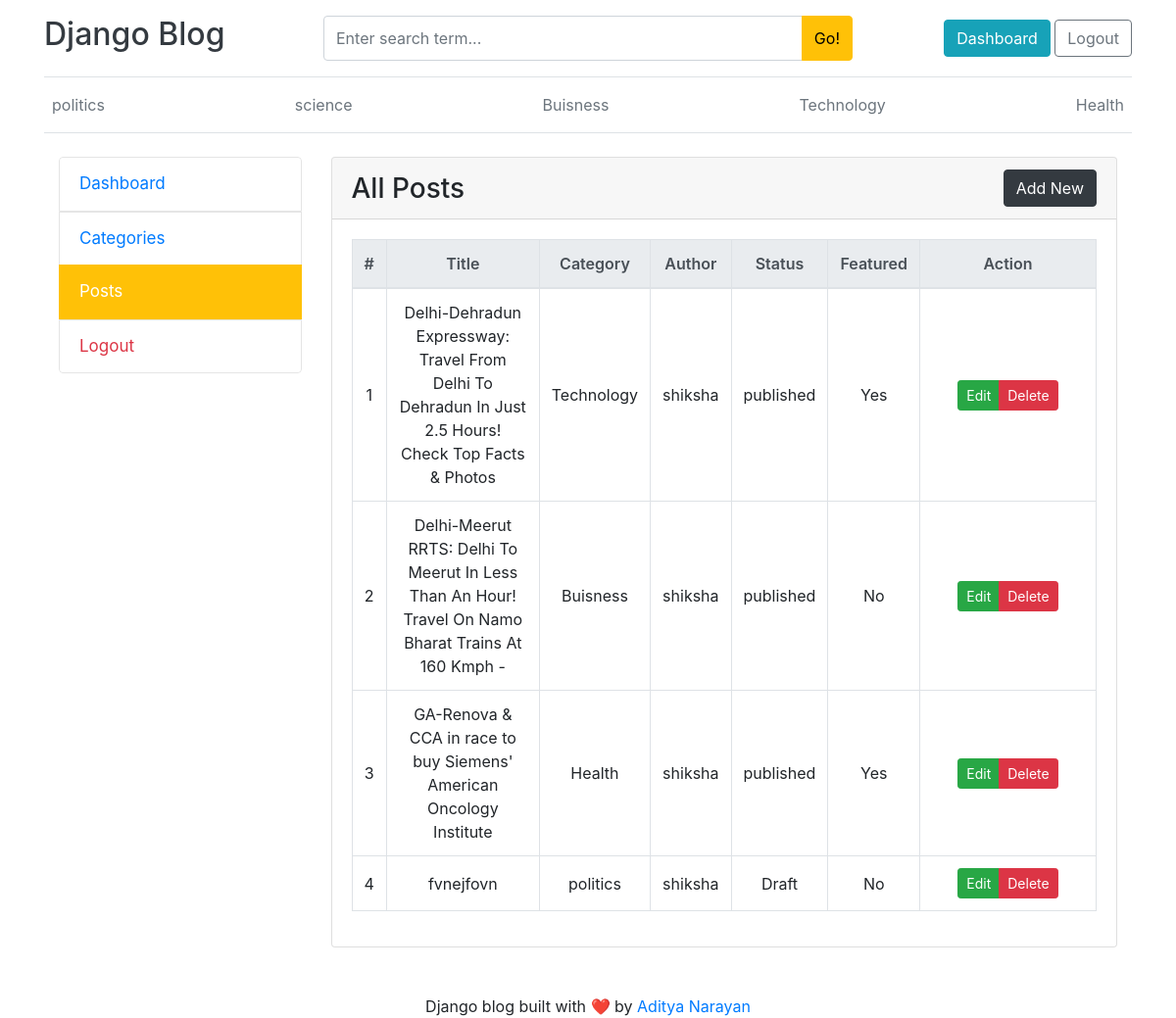
Page /dashboard/posts/ (signed in) on the earlier database version.
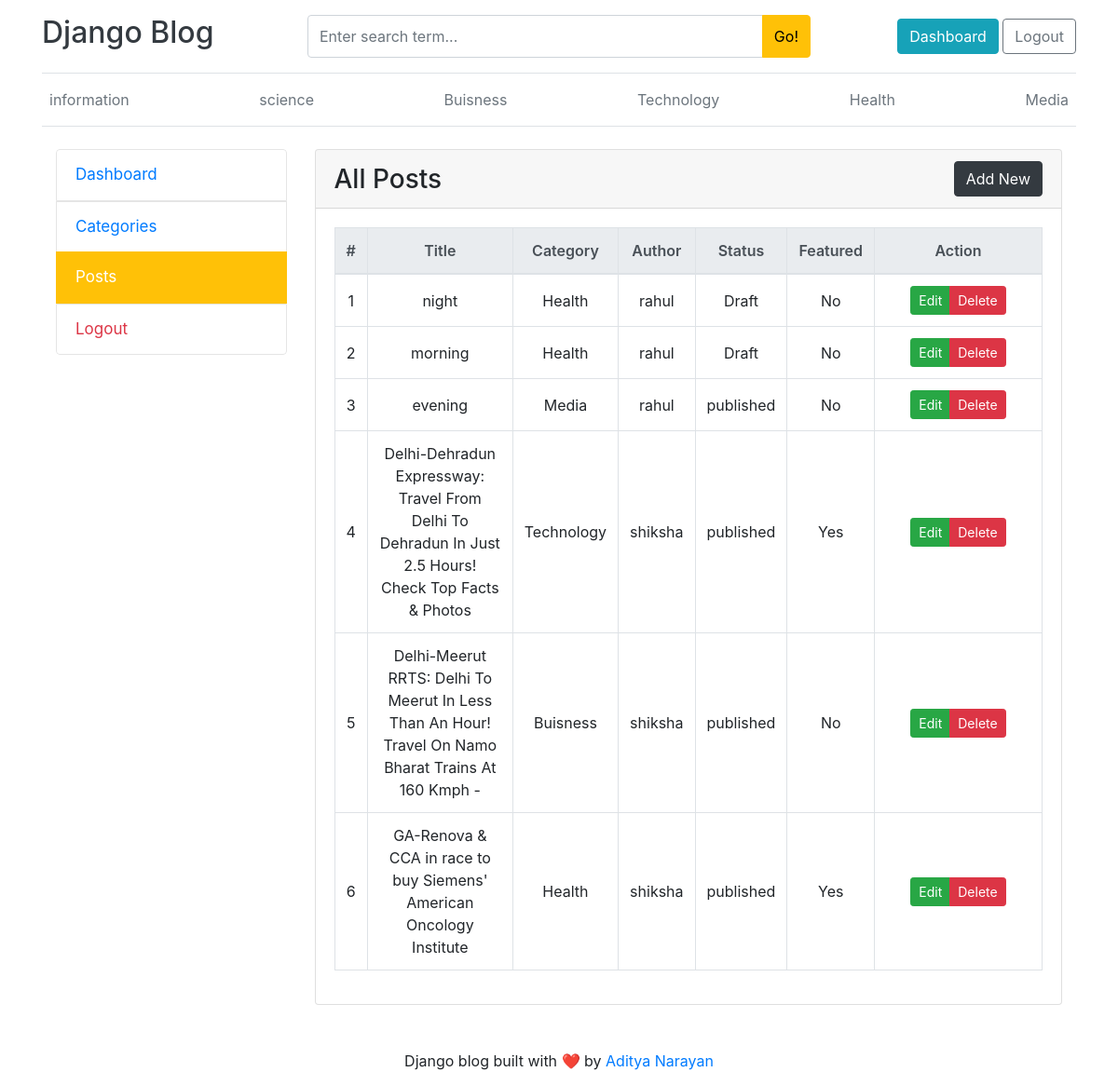
Same page on the later database version.
### blogs/models.py (models this page shows, shortened)
class Category(models.Model):
    category_name = models.CharField(max_length=50, unique=True)
    created_at = models.DateTimeField(auto_now_add=True)
    updated_at = models.DateTimeField(auto_now=True)
    class Meta:
        verbose_name_plural = "Categories"

class Blog(models.Model):
    title = models.CharField(max_length=100)
    slug = models.SlugField(max_length=100, unique=True, blank=True)
    category = models.ForeignKey(Category, on_delete=models.CASCADE)
    author = models.ForeignKey(User, on_delete=models.CASCADE)
    featured_image = models.ImageField(upload_to='uploads/%Y/%m/%d/')
    short_description = models.TextField(max_length=500)
    blog_body = models.TextField(max_length=2000)
    status = models.CharField(
        max_length=20,
        choices=STATUS_CHOICES,
        default="Draft"
    )
    is_featured = models.BooleanField(default=False)
    created_at = models.DateTimeField(auto_now_add=True)
    updated_at = models.DateTimeField(auto_now=True)

### dashboard/views.py (the view)
# urls.py: path('posts/', views.posts, name='posts'),
@login_required(login_url='login')
@manager_required
def posts(request):
    posts = Blog.objects.all().order_by('-created_at')
    return render(request, 'posts.html', {
        'posts': posts
    })

### blogs/context_processors.py (called while the page is built)
def get_categories(request):
    categories = Category.objects.all()
    return {
        'categories': categories,
    }

def get_Social_links(request):
    social_links=SocialLink.objects.all()
    return dict(social_links=social_links)

### dashboard/views.py (called while the page is built)
def manager_required(view_func):
    @wraps(view_func)
    def wrapper(request, *args, **kwargs):
        if request.user.is_superuser:
            return view_func(request, *args, **kwargs)
        if request.user.groups.filter(name="Manager").exists():
            return view_func(request, *args, **kwargs)
        return HttpResponseForbidden(
            "You are not authorized to access this page."
        )
    return wrapper

### blog_main/templates/posts.html
{% extends 'base.html' %}
{% block content %}
<div class="container mt-4">
    <div class="row">
        <div class="col-md-3 dashboard-sidebar">
            <div class="list-group">
                <a href="{% url 'dashboard' %}" class="list-group-item">
                    Dashboard
                </a>
                <a href="{% url 'categories' %}" class="list-group-item">
                    Categories
                </a>
                <a href="{% url 'posts' %}" class="list-group-item active">
                    Posts
                </a>
                <a href="{% url 'logout' %}" class="list-group-item text-danger">
                    Logout
                </a>
            </div>
        </div>
        <div class="col-md-9">
            <div class="card">
                <div class="card-header d-flex justify-content-between align-items-center">
                    <h3 class="mb-0">All Posts</h3>
                   <a href="{% url 'add_post' %}" class="btn btn-dark">
    Add New
</a>
                </div>
                <div class="card-body">
                    <table class="table table-bordered table-hover">
                        <thead class="thead-light">
                            <tr>
                                <th>#</th>
                                <th>Title</th>
                                <th>Category</th>
                                <th>Author</th>
                                <th>Status</th>
                                <th>Featured</th>
                                <th>Action</th>
                            </tr>
                        </thead>
                        <tbody>
                            {% for post in posts %}
                            <tr>
                                <td>{{ forloop.counter }}</td>
                                <td>{{ post.title }}</td>
                                <td>{{ post.category.category_name }}</td>
                                <td>{{ post.author.username }}</td>
                                <td>{{ post.status }}</td>
                                <td>
                                    {% if post.is_featured %}
                                        Yes
                                    {% else %}
                                        No
                                    {% endif %}
                                </td>
<td style="white-space: nowrap; width: 170px;">
    <div class="btn-group" role="group">
<a href="{% url 'edit_post' post.id %}" class="btn btn-success btn-sm">
    Edit
</a>
       <a href="{% url 'delete_post' post.id %}" class="btn btn-danger btn-sm">
    Delete
</a>
    </div>
</td>
                            </tr>
                            {% empty %}
                            <tr>
                                <td colspan="7" class="text-center">
                                    No Posts Available
                                </td>
                            </tr>
                            {% endfor %}
                        </tbody>
                    </table>
                </div>
            </div>
        </div>
    </div>
</div>
{% endblock %}

### blog_main/templates/base.html (shortened to what this page needs)
{% load static %}
<!DOCTYPE html>
<html lang="en">
<head>
    <link rel="stylesheet"
          href="https://cdn.jsdelivr.net/npm/bootstrap@4.6.2/dist/css/bootstrap.min.css">
    <link rel="stylesheet"
          href="https://cdnjs.cloudflare.com/ajax/libs/font-awesome/6.5.2/css/all.min.css">
    <link rel="stylesheet" href="{% static 'css/blog.css' %}">
</head>
<body>
<div class="container">
    <header class="blog-header py-3 border-bottom">
        <div class="row align-items-center">
            <div class="col-md-3">
                <a href="{% url 'home' %}"
                   class="blog-header-logo text-dark"
                   style="text-decoration:none;">
                    <h2>Django Blog</h2>
                </a>
            </div>
            <div class="col-md-6">
                <form action="{% url 'search' %}" method="GET">
                    <div class="input-group">
                        <input
                            type="text"
                            name="keyword"
                            class="form-control"
                            placeholder="Enter search term...">
                        <div class="input-group-append">
                            <button class="btn btn-warning" type="submit">
                                Go!
                            </button>
                        </div>
                    </div>
                </form>
            </div>
            <div class="col-md-3 text-right">
                {% if user.is_authenticated %}
                    <a href="{% url 'dashboard' %}"
                       class="btn btn-info">
                        Dashboard
                    </a>
                    <a href="{% url 'logout' %}"
                       class="btn btn-outline-secondary">
                        Logout
                    </a>
                {% endif %}
            </div>
        </div>
    </header>
    <div class="nav-scroller py-2 mb-4 border-bottom">
        <nav class="nav d-flex justify-content-between">
            {% for cat in categories %}
                <a class="p-2 text-muted"
                   href="{% url 'post_by_category' cat.id %}">
                    {{ cat.category_name }}
                </a>
            {% endfor %}
        </nav>
    </div>
    {% block content %}
    {% endblock %}
</div>
<footer class="blog-footer mt-5">
    <div class="container text-center">
        <p class="mb-0">
            Django blog built with ❤️ by
            <a href="#">Aditya Narayan</a>
        </p>
    </div>
</footer>
</body>
</html>

### static/css/blog.css (style rules this page uses)
.dashboard-sidebar .list-group { border-radius:4px; overflow:hidden; }
.dashboard-sidebar .list-group-item { padding:14px 20px; font-size:17px; border:1px solid #e5e5e5; }
.dashboard-sidebar .list-group-item.active { background:#ffc107 !important; border-color:#ffc107 !important; color:#fff !important; }
.table { width:100%; }
.table th { text-align:center; vertical-align:middle; font-weight:600; }
.table td { text-align:center; vertical-align:middle; }
.table th:last-child, .table td:last-child { width:180px; white-space:nowrap; }
.btn-warning { color:#000; }
.form-control { height:46px; }

Differences in the rows shown:
removed Blog: title "fvnejfovn", category.category_name "politics", author.username "shiksha", status "Draft", is_featured "No"
changed Category: category_name "politics" → "information"
added Category: category_name "Media"
added Blog: title "night", category.category_name "Health", author.username "rahul", status "Draft", is_featured "No"
added Blog: title "morning", category.category_name "Health", author.username "rahul", status "Draft", is_featured "No"
added Blog: title "evening", category.category_name "Media", author.username "rahul", status "published", is_featured "No"
